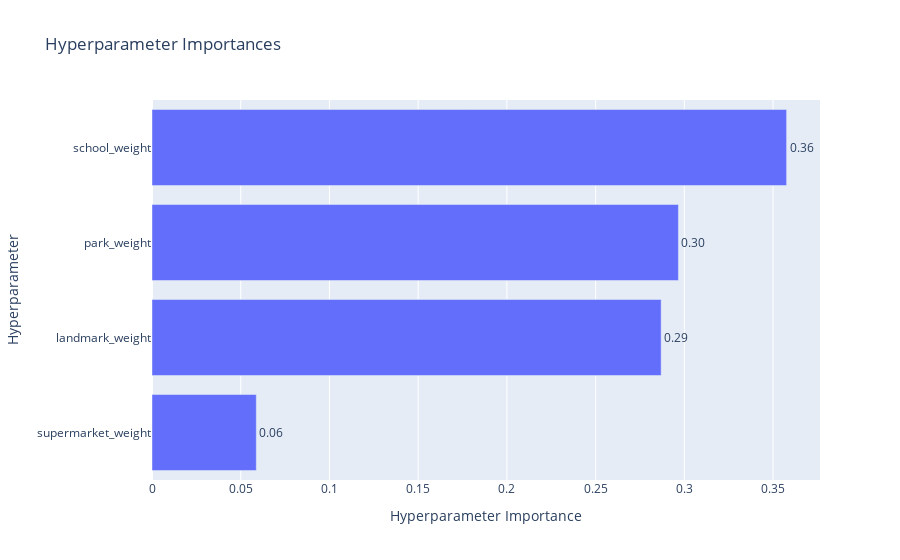

Here is the notebook cell this chart was saved with:
### Code cell
optuna.visualization.plot_param_importances(study).show()

### Figure 1 — Plotly figure (JSON) as saved in the notebook; plotly's stock layout.template omitted (floating-point values rounded to 4 significant figures)
{"data": [{"cliponaxis": false, "hovertemplate": ["supermarket_weight (FloatDistribution): 0.05877017432595791<extra></extra>", "landmark_weight (FloatDistribution): 0.2869299427194626<extra></extra>", "park_weight (FloatDistribution): 0.29667177653253407<extra></extra>", "school_weight (FloatDistribution): 0.35762810642204557<extra></extra>"], "name": "Objective Value", "orientation": "h", "text": ["0.06", "0.29", "0.30", "0.36"], "textposition": "outside", "type": "bar", "x": [0.05877, 0.2869, 0.2967, 0.3576], "y": ["supermarket_weight", "landmark_weight", "park_weight", "school_weight"]}], "layout": {"title": {"text": "Hyperparameter Importances"}, "xaxis": {"title": {"text": "Hyperparameter Importance"}}, "yaxis": {"title": {"text": "Hyperparameter"}}}}
